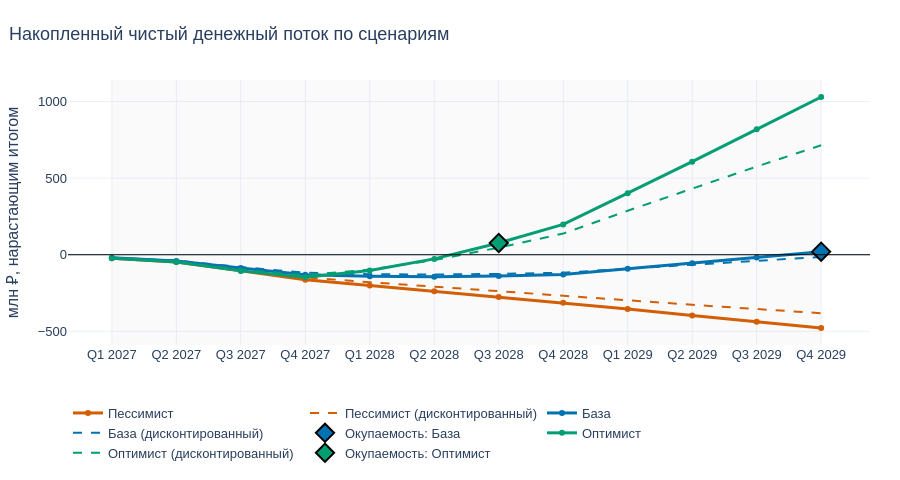

The code cell stored with this chart in its notebook:
### Markdown cell above
## 2. Основные графики (интерактивные plotly + статичные matplotlib)

### 2.1. Накопленный чистый денежный поток — главный график окупаемости
Окупаемость — момент, когда кривая пересекает ноль (ромб). Лимит кейса — 12 кварталов. Сплошная линия — без дисконтирования, пунктир — дисконтированный поток по околоключевой ставке 15% (ключевая ставка ЦБ 14% + 1 п.п.).

### Code cell
cum = {s: qs(s, 'Накопленный денежный поток') for s in SC}
cumd = {s: qs(s, 'Накопленный дисконтированный поток') for s in SC}    # дисконтирование по околоключевой ставке (15%)

fig = go.Figure()
for s in SC:
    fig.add_scatter(x=PER, y=cum[s], mode='lines+markers', name=s, line=dict(color=COLORS[s], width=3),
                    hovertemplate='%{x}<br>' + s + ': %{y:,.0f} млн ₽<extra></extra>')
    fig.add_scatter(x=PER, y=cumd[s], mode='lines', name=f'{s} (дисконтированный)', line=dict(color=COLORS[s], width=2, dash='dash'),
                    hovertemplate='%{x}<br>' + s + ' дисконт.: %{y:,.0f} млн ₽<extra></extra>')
    if not np.isnan(summ.loc[s, 'pq']):
        k = int(summ.loc[s, 'pq']) - 1
        fig.add_scatter(x=[PER[k]], y=[cum[s][k]], mode='markers', marker=dict(symbol='diamond', size=14, color=COLORS[s], line=dict(width=2, color='black')),
                        name=f'Окупаемость: {s}', hovertemplate=f'Окупился в {PER[k]}<extra></extra>')
fig.add_hline(y=0, line=dict(color='black', width=1))
fig.add_vrect(x0=PER[0], x1=PER[-1], fillcolor='grey', opacity=0.04, line_width=0)
fig.update_yaxes(title='млн ₽, нарастающим итогом'); fig.update_layout(hovermode='x unified')
pshow(fig, 'cum_cashflow', 'Накопленный чистый денежный поток по сценариям')

f, ax = plt.subplots(figsize=(10, 5))
for s in SC:
    ax.plot(PER, cum[s], marker='o', lw=2.5, color=COLORS[s], label=s)
    ax.plot(PER, cumd[s], ls='--', lw=1.8, color=COLORS[s], label=f'{s} (дисконтированный)')
    if not np.isnan(summ.loc[s, 'pq']):
        k = int(summ.loc[s, 'pq']) - 1; ax.scatter(PER[k], cum[s][k], marker='D', s=120, color=COLORS[s], edgecolor='black', zorder=5)
ax.axhline(0, color='black', lw=1); ax.set_ylabel('млн ₽, нарастающим итогом'); ax.set_title('Накопленный чистый денежный поток по сценариям')
ax.tick_params(axis='x', rotation=45); ax.legend(); mshow(f, 'cum_cashflow')

### Figure 1 — Plotly figure (JSON) as saved in the notebook; plotly's stock layout.template omitted (floating-point values rounded to 4 significant figures)
{"data": [{"hovertemplate": "%{x}<br>Пессимист: %{y:,.0f} млн ₽<extra></extra>", "line": {"color": "#D55E00", "width": 3}, "mode": "lines+markers", "name": "Пессимист", "type": "scatter", "x": ["Q1 2027", "Q2 2027", "Q3 2027", "Q4 2027", "Q1 2028", "Q2 2028", "Q3 2028", "Q4 2028", "Q1 2029", "Q2 2029", "Q3 2029", "Q4 2029"], "y": [-22.27, -47.3, -105.3, -163.4, -200.9, -238.5, -275.9, -313.4, -354.7, -395.9, -437.1, -478.1]}, {"hovertemplate": "%{x}<br>Пессимист дисконт.: %{y:,.0f} млн ₽<extra></extra>", "line": {"color": "#D55E00", "dash": "dash", "width": 2}, "mode": "lines", "name": "Пессимист (дисконтированный)", "type": "scatter", "x": ["Q1 2027", "Q2 2027", "Q3 2027", "Q4 2027", "Q1 2028", "Q2 2028", "Q3 2028", "Q4 2028", "Q1 2029", "Q2 2029", "Q3 2029", "Q4 2029"], "y": [-21.51, -44.85, -97.1, -147.6, -179.1, -209.5, -238.9, -267.2, -297.4, -326.5, -354.5, -381.4]}, {"hovertemplate": "%{x}<br>База: %{y:,.0f} млн ₽<extra></extra>", "line": {"color": "#0072B2", "width": 3}, "mode": "lines+markers", "name": "База", "type": "scatter", "x": ["Q1 2027", "Q2 2027", "Q3 2027", "Q4 2027", "Q1 2028", "Q2 2028", "Q3 2028", "Q4 2028", "Q1 2029", "Q2 2029", "Q3 2029", "Q4 2029"], "y": [-18.93, -40.62, -87.24, -130.0, -140.9, -143.8, -139.0, -128.3, -92.06, -55.49, -17.66, 20.17]}, {"hovertemplate": "%{x}<br>База дисконт.: %{y:,.0f} млн ₽<extra></extra>", "line": {"color": "#0072B2", "dash": "dash", "width": 2}, "mode": "lines", "name": "База (дисконтированный)", "type": "scatter", "x": ["Q1 2027", "Q2 2027", "Q3 2027", "Q4 2027", "Q1 2028", "Q2 2028", "Q3 2028", "Q4 2028", "Q1 2029", "Q2 2029", "Q3 2029", "Q4 2029"], "y": [-18.28, -38.5, -80.49, -117.7, -126.8, -129.2, -125.4, -117.4, -90.87, -65.08, -39.32, -14.45]}, {"hovertemplate": "Окупился в Q4 2029<extra></extra>", "marker": {"color": "#0072B2", "line": {"color": "black", "width": 2}, "size": 14, "symbol": "diamond"}, "mode": "markers", "name": "Окупаемость: База", "type": "scatter", "x": ["Q4 2029"], "y": [20.17]}, {"hovertemplate": "%{x}<br>Оптимист: %{y:,.0f} млн ₽<extra></extra>", "line": {"color": "#009E73", "width": 3}, "mode": "lines+markers", "name": "Оптимист", "type": "scatter", "x": ["Q1 2027", "Q2 2027", "Q3 2027", "Q4 2027", "Q1 2028", "Q2 2028", "Q3 2028", "Q4 2028", "Q1 2029", "Q2 2029", "Q3 2029", "Q4 2029"], "y": [-22.27, -47.85, -105.4, -146.9, -103.2, -27.1, 76.5, 197.9, 401.9, 607.0, 818.1, 1029.0]}, {"hovertemplate": "%{x}<br>Оптимист дисконт.: %{y:,.0f} млн ₽<extra></extra>", "line": {"color": "#009E73", "dash": "dash", "width": 2}, "mode": "lines", "name": "Оптимист (дисконтированный)", "type": "scatter", "x": ["Q1 2027", "Q2 2027", "Q3 2027", "Q4 2027", "Q1 2028", "Q2 2028", "Q3 2028", "Q4 2028", "Q1 2029", "Q2 2029", "Q3 2029", "Q4 2029"], "y": [-21.51, -45.36, -97.19, -133.3, -96.54, -34.86, 46.25, 138.1, 287.0, 431.6, 575.4, 714.2]}, {"hovertemplate": "Окупился в Q3 2028<extra></extra>", "marker": {"color": "#009E73", "line": {"color": "black", "width": 2}, "size": 14, "symbol": "diamond"}, "mode": "markers", "name": "Окупаемость: Оптимист", "type": "scatter", "x": ["Q3 2028"], "y": [76.5]}], "layout": {"font": {"family": "Arial", "size": 13}, "height": 480, "hovermode": "x unified", "legend": {"orientation": "h", "y": -0.2}, "margin": {"b": 60, "l": 60, "r": 30, "t": 80}, "shapes": [{"line": {"color": "black", "width": 1}, "type": "line", "x0": 0, "x1": 1, "xref": "x domain", "y0": 0, "y1": 0, "yref": "y"}, {"fillcolor": "grey", "line": {"width": 0}, "opacity": 0.04, "type": "rect", "x0": "Q1 2027", "x1": "Q4 2029", "xref": "x", "y0": 0, "y1": 1, "yref": "y domain"}], "title": {"text": "Накопленный чистый денежный поток по сценариям", "x": 0.01}, "yaxis": {"title": {"text": "млн ₽, нарастающим итогом"}}}}
